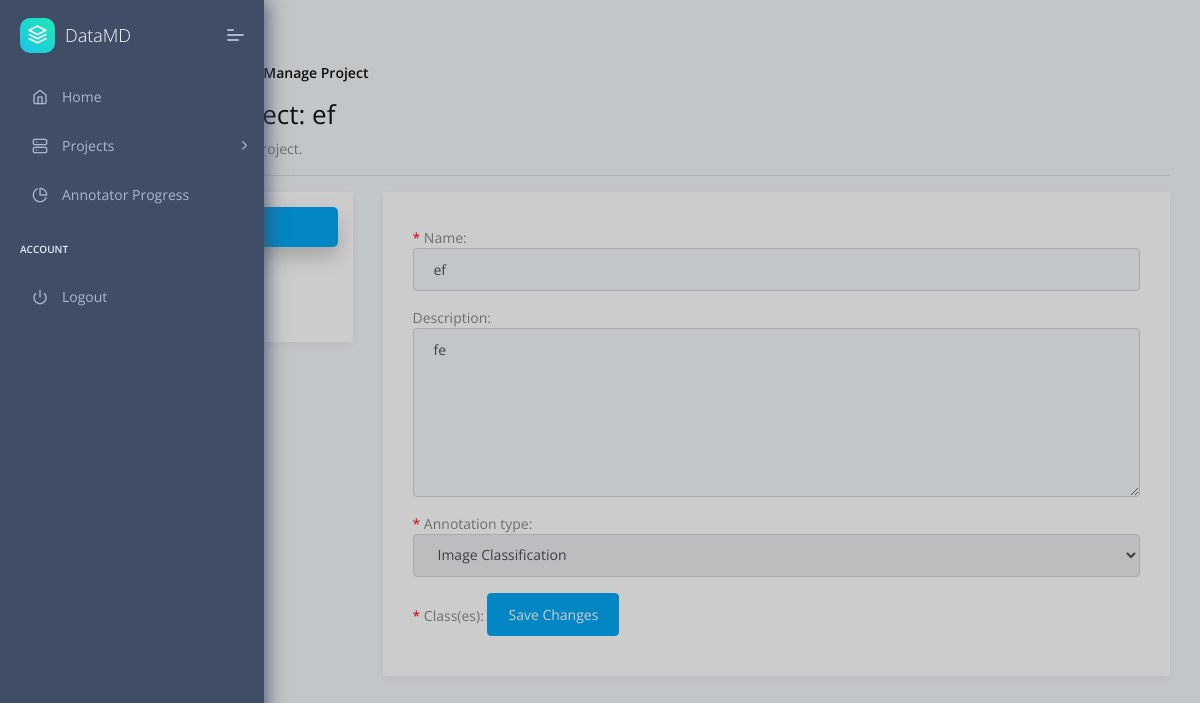
The page /dashboard/manage_project/11 (signed in) on the database its author committed.
### annotator/models.py (models this page shows, shortened)
class Project(models.Model):
    def annotation_path(instance, filename):
        return os.path.join(
        'annotations',
        str(instance.manager.id),
        filename
    )
    name = models.CharField(max_length = 200)
    description = models.TextField(blank=True)
    annotation = models.FileField(null=True, blank=True, upload_to=annotation_path, storage=FileSystemStorage)
    createdAt = models.DateTimeField(auto_now_add = True)
    config = models.TextField(blank=True) # might switch to JSONField() if deemeded preferable
    annotation_type = models.ForeignKey(AnnotationType, null=True, on_delete=models.PROTECT) # dont delete type if project exists of said type
    manager = models.ForeignKey(User, on_delete=models.CASCADE, related_name="manager", limit_choices_to={'groups__name': 'manager_user_group'})
    annotators = models.ManyToManyField(User, blank=True, related_name="annotators", limit_choices_to={'groups__name': 'annotator_user_group'})

### annotator/views.py (the view, shortened to what this page needs)
# urls.py: path('dashboard/manage_project/<str:project_id>', views.manage_project, name="manage_project"),
@login_required
@user_passes_test(isManager)
def manage_project(request, project_id):
    error_messages = []
    success_messages = []
    warning_messages = []
    project = Project.objects.get(id = project_id)
    pending_invites = ProjectInvite.objects.filter(project = project, status = 'Pending')
    if project.manager != request.user:
        return redirect('dashboard')
    editInfoForm = ProjectForm(instance = project)
    editInfoForm.fields['annotation_type'].disabled = True
    annotation_classes = AnnotationClass.objects.filter(project = project)
    print(annotation_classes) # -- DEBUG
    addAnnotatorsForm = AddAnnotatorsForm()
    images = Image.objects.filter(project = project)
    print(images) # -- DEBUG
    annotated_images = images.exclude(annotation_class__isnull = True)
    unannotated_images = images.exclude(annotation_class__isnull = False)
    print("annotated: ", annotated_images) # -- DEBUG
    print("unannotated: ", unannotated_images) # -- DEBUG
    request = request
    template = APP_NAME + USER_GROUP_INFO[MANAGER]['directory'] + '/manage_project.html'
    context = { 'project': project,
        'editInfoForm': editInfoForm,
        'annotation_classes': annotation_classes,
        'pending_invites': pending_invites,
        'addAnnotatorsForm': addAnnotatorsForm,
        'error_messages': error_messages,
        'success_messages': success_messages,
        'warning_messages': warning_messages,
    } # all the variables you want to pass to context
    return render(
        request, # pass the http request argument
        template, # the template which represents function
        context # a dictionary which will be added to the template context
    )

### annotator/forms.py
class ProjectForm(forms.ModelForm):
    def __init__(self, *args, **kwargs):
        super(ProjectForm, self).__init__(*args, **kwargs)
        for field_name, field in self.fields.items():
            field.widget.attrs['class'] = 'form-control'
        self.fields['description'].widget.attrs['rows'] = '7'
        self.fields['description'].widget.attrs['placeholder'] = 'Project Description'
        self.fields['name'].widget.attrs['placeholder'] = 'Project Name'
    class Meta:
        model = Project
        fields = ['name', 'description', 'annotation_type']

class AddAnnotatorsForm(forms.Form):
    annotators = forms.ModelChoiceField(label = 'Annotators to Invite', widget=forms.SelectMultiple, queryset=User.objects.filter(groups__name='annotator_user_group'))
    def __init__(self, *args, **kwargs):
        super(AddAnnotatorsForm, self).__init__(*args, **kwargs)
        self.fields['annotators'].widget.attrs['class'] = 'select2-multiple'
        self.fields['annotators'].empty_label = None

### annotator/models.py (called while the page is built)
    def __str__(self):
        for type in self.choices:
            if type[0] == self.name:
                return type[1]

### annotator/templatetags/check_group.py (called while the page is built)
@register.filter(name='has_group')
def has_group(user, group_name):
    return user.groups.filter(name=group_name).exists()

### annotator/views.py (called while the page is built)
def isManager(user):
    return user.groups.filter(name=MANAGER).exists()

### annotator/templates/annotator/managers/manage_project.html (shortened to what this page needs)
{% extends "layouts/base.html" %} {% block title %} Dashboard {% endblock %}
{% block stylesheets %} {% endblock stylesheets %} {% block content %}
<div class="pcoded-content">
  <div class="pcoded-inner-content">
    <div class="page-header">
      <div class="page-block">
        <div class="row align-items-center">
          <div class="col-md-12">
            <div class="page-header-title">
              <h5 class="m-b-10">Dashboard</h5>
            </div>
            <ul class="breadcrumb">
              <li class="breadcrumb-item">
                <a href="{% url 'dashboard' %}"
                  ></a>
              </li>
              <li class="breadcrumb-item">
                <a href="javascript:">Projects</a>
              </li>
              <li class="breadcrumb-item">
                <a href="javascript:">{{ project.name }}</a>
              </li>
              <li class="breadcrumb-item">
                <a href="javascript:">Manage Project</a>
              </li>
            </ul>
          </div>
        </div>
      </div>
    </div>
    <div class="main-body">
      <div class="page-wrapper">
        <h3>Manage Project: {{ project.name }}</h3>
        <p>Manage your existing project.</p>
        <hr />
        <div class="row">
          <div class="col-sm-12">
            <div class="row">
                <div class="col-md-3 col-sm-12">
                    <ul class="nav flex-column nav-pills" id="v-pills-tab" role="tablist" aria-orientation="vertical">
                        <li><a class="nav-link text-left active" id="v-pills-info-tab" data-toggle="pill" href="#v-pills-info" role="tab" aria-controls="v-pills-home" aria-selected="true">Info</a></li>
                        <li><a class="nav-link text-left" id="v-pills-annotators-tab" data-toggle="pill" href="#v-pills-annotators" role="tab" aria-controls="v-pills-profile" aria-selected="false">Annotators</a></li>
                        <li><a class="nav-link text-left" id="v-pills-images-tab" data-toggle="pill" href="#v-pills-images" role="tab" aria-controls="v-pills-messages" aria-selected="false">Images</a></li>
                    </ul>
                </div>
                <div class="col-md-9 col-sm-12">
                    <div class="tab-content" id="v-pills-tabContent">
                        <div class="tab-pane fade show active" id="v-pills-info" role="tabpanel" aria-labelledby="v-pills-info-tab">
                            {% include 'annotator/managers/manage_project_sub/info.html' %}
                        </div>
                    </div>
                </div>
            </div>
        </div>
        </div>
      </div>
    </div>
  </div>
</div>
{% endblock content %}

### annotator/templates/annotator/managers/manage_project_sub/info.html (shortened to what this page needs)
<form method="POST">
  {% for field in editInfoForm %}
  <p>
    {% if field.field.required %} <font color="red">*</font> {% endif %}
    {{field.label}}: {{field}}
  </p>
  {% endfor %}
  <font color="red">*</font> Class(es):
  <button type="submit" name="editInfoButton" class="btn btn-primary">
    Save Changes
  </button>
</form>

### rows shown on the page
Project: name "ef", editInfoForm "ef" "fe" "Image Classification"

### other values the page prints
{{ field.label }} "Name" "Description" "Annotation type"
